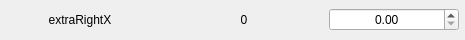
                      <widget class="QFrame" name="frame_52">
                       <property name="minimumSize">
                        <size>
                         <width>465</width>
                         <height>40</height>
                        </size>
                       </property>
                       <property name="maximumSize">
                        <size>
                         <width>465</width>
                         <height>40</height>
                        </size>
                       </property>
                       <property name="frameShape">
                        <enum>QFrame::NoFrame</enum>
                       </property>
                       <property name="frameShadow">
                        <enum>QFrame::Sunken</enum>
                       </property>
                       <layout class="QHBoxLayout" name="horizontalLayout_54">
                        <property name="spacing">
                         <number>5</number>
                        </property>
                        <property name="leftMargin">
                         <number>0</number>
                        </property>
                        <property name="topMargin">
                         <number>0</number>
                        </property>
                        <property name="rightMargin">
                         <number>5</number>
                        </property>
                        <property name="bottomMargin">
                         <number>0</number>
                        </property>
                        <item>
                         <widget class="QLabel" name="label_107">
                          <property name="minimumSize">
                           <size>
                            <width>158</width>
                            <height>0</height>
                           </size>
                          </property>
                          <property name="maximumSize">
                           <size>
                            <width>158</width>
                            <height>16777215</height>
                           </size>
                          </property>
                          <property name="text">
                           <string>extraRightX</string>
                          </property>
                          <property name="alignment">
                           <set>Qt::AlignCenter</set>
                          </property>
                         </widget>
                        </item>
                        <item>
                         <widget class="QLabel" name="label_108">
                          <property name="minimumSize">
                           <size>
                            <width>158</width>
                            <height>0</height>
                           </size>
                          </property>
                          <property name="maximumSize">
                           <size>
                            <width>158</width>
                            <height>16777215</height>
                           </size>
                          </property>
                          <property name="text">
                           <string>0</string>
                          </property>
                          <property name="alignment">
                           <set>Qt::AlignCenter</set>
                          </property>
                         </widget>
                        </item>
                        <item>
                         <widget class="QDoubleSpinBox" name="doubleSpinBox_51">
                          <property name="minimumSize">
                           <size>
                            <width>130</width>
                            <height>0</height>
                           </size>
                          </property>
                          <property name="maximumSize">
                           <size>
                            <width>130</width>
                            <height>16777215</height>
                           </size>
                          </property>
                          <property name="styleSheet">
                           <string notr="true"/>
                          </property>
                          <property name="alignment">
                           <set>Qt::AlignCenter</set>
                          </property>
                         </widget>
                        </item>
                       </layout>
                      </widget>
